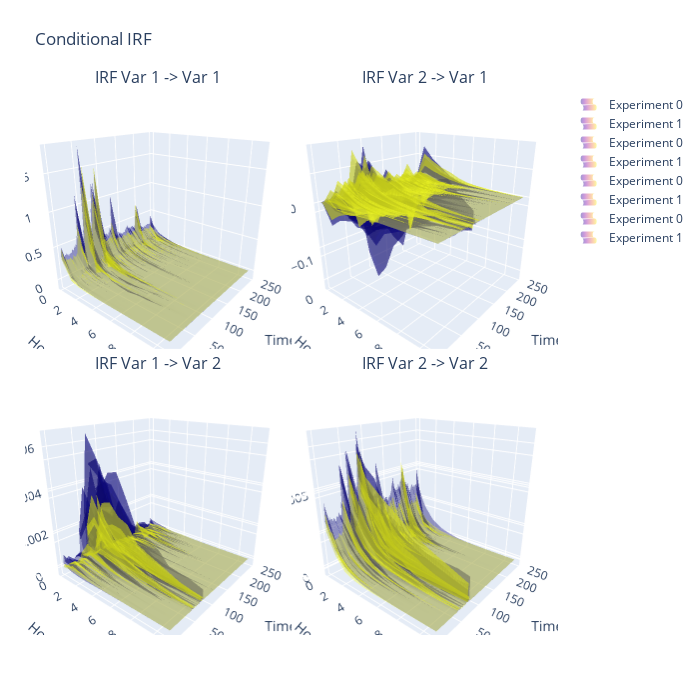

The cell this chart's notebook holds for it:
### Code cell
var_names = ['Var 1', 'Var 2', 'Var 3']

n_exp = IRFS_MEDIAN_ALL.shape[0]
n_var = IRFS_MEDIAN_ALL.shape[2]

    
fig = make_subplots(rows = n_var, cols = n_var,
                    subplot_titles = [f'IRF {var_names[shock_var]} -> {var_names[response_var]}' for response_var in range(n_var) 
                      for shock_var in range(n_var)],
                    specs = [[{'is_3d': True} for e in range(n_var)] for e in range(n_var)],
                    shared_xaxes = False,
                    shared_yaxes = False,
                    horizontal_spacing = 0,
                    vertical_spacing = 0.05
)

cmap = plt.get_cmap("tab10")
colorscale = [[0, 'rgb' + str(cmap(1)[0:3])], 
              [1, 'rgb' + str(cmap(2)[0:3])]]

colors = []
colors_0 = np.zeros(shape = IRFS_MEDIAN_ALL[0, :, 0, 0, :].shape)
colors_1 = np.ones(shape = IRFS_MEDIAN_ALL[0, :, 0, 0, :].shape)
colors.append(colors_0)
colors.append(colors_1)

for shock_var in range(n_var):
  for response_var in range(n_var):
    for exp in range(n_exp):
      fig.add_trace(go.Surface(name = f'Experiment {exp}', z = IRFS_MEDIAN_ALL[exp, :, shock_var, response_var, :], 
            showscale = False, showlegend = True, 
            surfacecolor = colors[exp],
            cmin = 0, cmax = 1,
            opacity = 0.4),
            row = response_var + 1, col = shock_var + 1)

fig.update_scenes(xaxis_title = 'Horizon',
                  yaxis_title = 'Time', 
                  zaxis_title = 'Value',
                  camera = {
                  'up': {'x': 0, 'y': 0, 'z': 1},
                  'center': {'x': 0, 'y': 0, 'z': 0},
                  'eye': {'x': 1.25, 'y': -1.5, 'z': 0.75}
                  })


fig.update_layout(title = f'Conditional IRF', autosize=False,
                  width = 350 * n_var, height = 350 * n_var,
                  margin=dict(l=25, r=25, b=65, t=90))

### Figure 1 — Plotly figure (JSON) as saved in the notebook; plotly's stock layout.template omitted (floating-point values rounded to 4 significant figures; data arrays with more than 128 entries replaced by an {"elided": "..."} marker saying what was removed)
{"data": [{"cmax": 1, "cmin": 0, "name": "Experiment 0", "opacity": 0.4, "scene": "scene", "showlegend": true, "showscale": false, "surfacecolor": {"elided": "247x12 int values"}, "type": "surface", "z": {"elided": "247x12 float values"}}, {"cmax": 1, "cmin": 0, "name": "Experiment 1", "opacity": 0.4, "scene": "scene", "showlegend": true, "showscale": false, "surfacecolor": {"elided": "247x12 int values"}, "type": "surface", "z": {"elided": "247x12 float values"}}, {"cmax": 1, "cmin": 0, "name": "Experiment 0", "opacity": 0.4, "scene": "scene3", "showlegend": true, "showscale": false, "surfacecolor": {"elided": "247x12 int values"}, "type": "surface", "z": {"elided": "247x12 float values"}}, {"cmax": 1, "cmin": 0, "name": "Experiment 1", "opacity": 0.4, "scene": "scene3", "showlegend": true, "showscale": false, "surfacecolor": {"elided": "247x12 int values"}, "type": "surface", "z": {"elided": "247x12 float values"}}, {"cmax": 1, "cmin": 0, "name": "Experiment 0", "opacity": 0.4, "scene": "scene2", "showlegend": true, "showscale": false, "surfacecolor": {"elided": "247x12 int values"}, "type": "surface", "z": {"elided": "247x12 float values"}}, {"cmax": 1, "cmin": 0, "name": "Experiment 1", "opacity": 0.4, "scene": "scene2", "showlegend": true, "showscale": false, "surfacecolor": {"elided": "247x12 int values"}, "type": "surface", "z": {"elided": "247x12 float values"}}, {"cmax": 1, "cmin": 0, "name": "Experiment 0", "opacity": 0.4, "scene": "scene4", "showlegend": true, "showscale": false, "surfacecolor": {"elided": "247x12 int values"}, "type": "surface", "z": {"elided": "247x12 float values"}}, {"cmax": 1, "cmin": 0, "name": "Experiment 1", "opacity": 0.4, "scene": "scene4", "showlegend": true, "showscale": false, "surfacecolor": {"elided": "247x12 int values"}, "type": "surface", "z": {"elided": "247x12 float values"}}], "layout": {"annotations": [{"font": {"size": 16}, "showarrow": false, "text": "IRF Var 1 -> Var 1", "x": 0.25, "xanchor": "center", "xref": "paper", "y": 1, "yanchor": "bottom", "yref": "paper"}, {"font": {"size": 16}, "showarrow": false, "text": "IRF Var 2 -> Var 1", "x": 0.75, "xanchor": "center", "xref": "paper", "y": 1, "yanchor": "bottom", "yref": "paper"}, {"font": {"size": 16}, "showarrow": false, "text": "IRF Var 1 -> Var 2", "x": 0.25, "xanchor": "center", "xref": "paper", "y": 0.475, "yanchor": "bottom", "yref": "paper"}, {"font": {"size": 16}, "showarrow": false, "text": "IRF Var 2 -> Var 2", "x": 0.75, "xanchor": "center", "xref": "paper", "y": 0.475, "yanchor": "bottom", "yref": "paper"}], "autosize": false, "height": 700, "margin": {"b": 65, "l": 25, "r": 25, "t": 90}, "scene": {"camera": {"center": {"x": 0, "y": 0, "z": 0}, "eye": {"x": 1.25, "y": -1.5, "z": 0.75}, "up": {"x": 0, "y": 0, "z": 1}}, "domain": {"x": [0, 0.5], "y": [0.525, 1]}, "xaxis": {"title": {"text": "Horizon"}}, "yaxis": {"title": {"text": "Time"}}, "zaxis": {"title": {"text": "Value"}}}, "scene2": {"camera": {"center": {"x": 0, "y": 0, "z": 0}, "eye": {"x": 1.25, "y": -1.5, "z": 0.75}, "up": {"x": 0, "y": 0, "z": 1}}, "domain": {"x": [0.5, 1], "y": [0.525, 1]}, "xaxis": {"title": {"text": "Horizon"}}, "yaxis": {"title": {"text": "Time"}}, "zaxis": {"title": {"text": "Value"}}}, "scene3": {"camera": {"center": {"x": 0, "y": 0, "z": 0}, "eye": {"x": 1.25, "y": -1.5, "z": 0.75}, "up": {"x": 0, "y": 0, "z": 1}}, "domain": {"x": [0, 0.5], "y": [0, 0.475]}, "xaxis": {"title": {"text": "Horizon"}}, "yaxis": {"title": {"text": "Time"}}, "zaxis": {"title": {"text": "Value"}}}, "scene4": {"camera": {"center": {"x": 0, "y": 0, "z": 0}, "eye": {"x": 1.25, "y": -1.5, "z": 0.75}, "up": {"x": 0, "y": 0, "z": 1}}, "domain": {"x": [0.5, 1], "y": [0, 0.475]}, "xaxis": {"title": {"text": "Horizon"}}, "yaxis": {"title": {"text": "Time"}}, "zaxis": {"title": {"text": "Value"}}}, "title": {"text": "Conditional IRF"}, "width": 700}}
